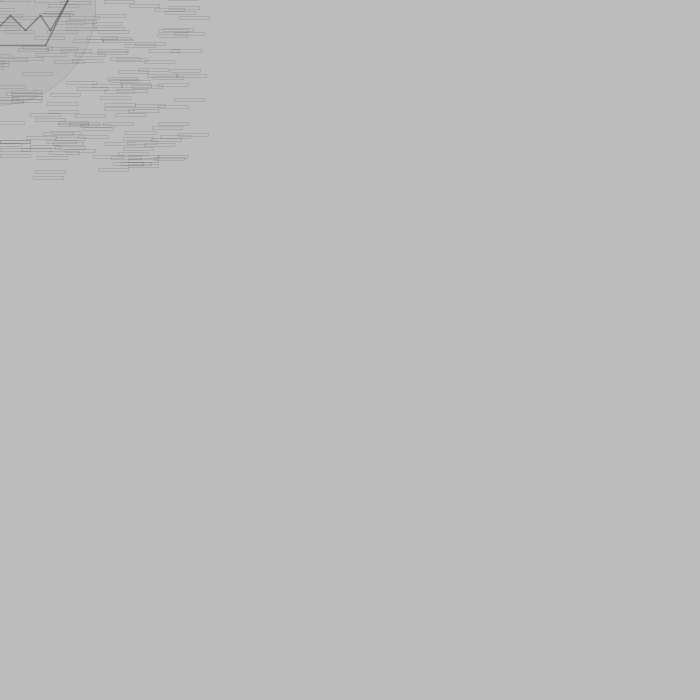
Frame 1 (no input)
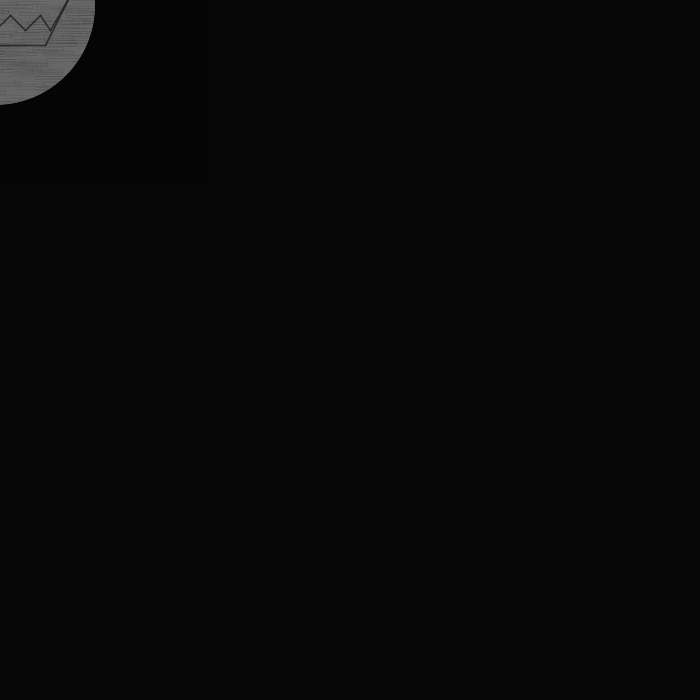
Frame 60 (the mouse pressed at the canvas centre just before this capture)
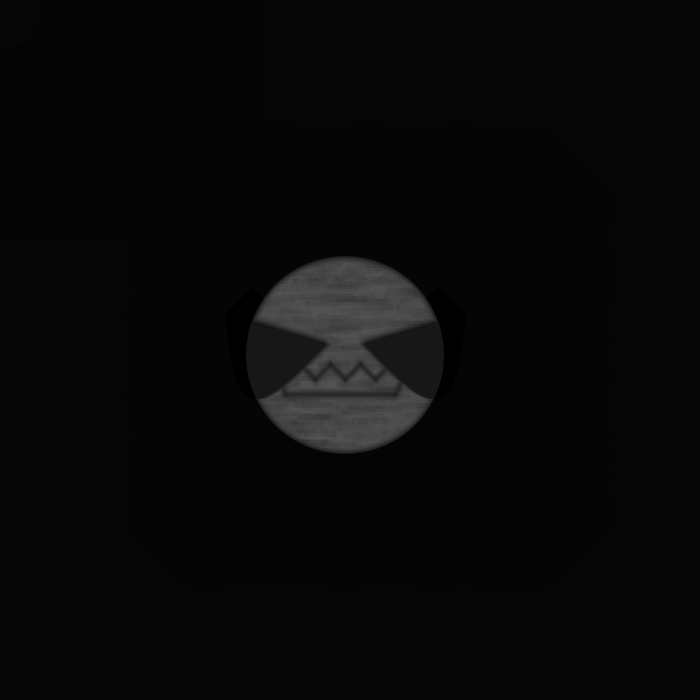
Frame 120 (the mouse held since frame 60 and released just before this capture)

The Processing sketch that drew these frames (run headless with seeded random() and noise(); from frame 60 on, the mouse is pressed at the canvas centre):

// Processing sketch: processing_174055
// ── processing_174055.pde

float y = 0;
int z = 0;
int w =0;
int basDesDents = 400;
int tailleDesDents = 1;
int hautDesDents = 370;

Monstre m = new Monstre();

void setup(){

  size(700,700);
  noFill();
  smooth();
  //noCursor();
  m.echelle = 0.5;
  m.angle = 0;

}

void draw(){
  if(pmouseY<mouseY){
    y -= 2;
  }
  else if(pmouseY>mouseY){
    y +=2;
  }
  dessineRectangleDuFond();
  m.x = mouseX-170;
  m.y1 = mouseY-170;

  //m.echelle += 0.01;
  m.dessineToi();


  //filter(DILATE);
}

void dessineRectangleDuFond(){
  fill(0,20);
  rect(0-width,0-height,height*2,width*2);
}


class Monstre {

  float x, y1;
  float echelle;

  float angle;


  void dessineLesDents(){
    fill(255,60);
    beginShape();
    strokeWeight(3);
    stroke(0,0,0,80);
    line(180,y+330,210,y+basDesDents+tailleDesDents);
    line(210,y+basDesDents+tailleDesDents,240,y+hautDesDents);
    line(240,y+hautDesDents,270,y+basDesDents+tailleDesDents);
    line(270,y+basDesDents+tailleDesDents,300,y+hautDesDents);
    line(300,y+hautDesDents,330,y+basDesDents+tailleDesDents);
    line(330,y+basDesDents+tailleDesDents,360,y+hautDesDents);
    line(360,y+hautDesDents,390,y+basDesDents+tailleDesDents);
    line(390,y+basDesDents+tailleDesDents,420,y+hautDesDents);
    line(420,y+hautDesDents,440,y+basDesDents+tailleDesDents);
    line(440,y+basDesDents+tailleDesDents,480,y+330);
    line(480,y+330,430,y+430);
    line(430,y+430,210,y+430);
    line(210,y+430,180,y+330);
    endShape();


  }
  void dessineLesYeux(int R,int G,int B){
    strokeWeight(3);
    fill(R,G,B);
    beginShape();
    bezier(210-w,270+y,230-w,280+y+z,260-w,290+y+z,290,330+y);
    bezier(210-w,270+y,230-w,300+y+z,260-w,310+y+z,290,330+y);
    endShape();
    beginShape();
    bezier(450+w,270+y,430+w,280+y+z,basDesDents+w,290+y+z,hautDesDents,330+y);
    bezier(450+w,270+y,430+w,300+y+z,basDesDents+w,310+y+z,hautDesDents,330+y);
    endShape();
  }

  void dessineToi(){
    translate(x, y1);
    scale(echelle);
    scale(1);
    dessineLesDents();
    dessineLesYeux(0,0,0);
    //filter(BLUR,0);
    for(int i = 0;i<500;i++){
      noFill();
      strokeWeight(1);
      stroke(0,50);
      rect(random(width),random(height),60,6);

    }
    fill(150,random(60)+10);
    ellipse(330,350,400,400);
    if(mousePressed){
      z +=3 ;
      w +=2;
      filter(ERODE);
    }
    if(keyPressed){

      y = 0;
      w = 0;
      z = 0;

    }
  }
}
